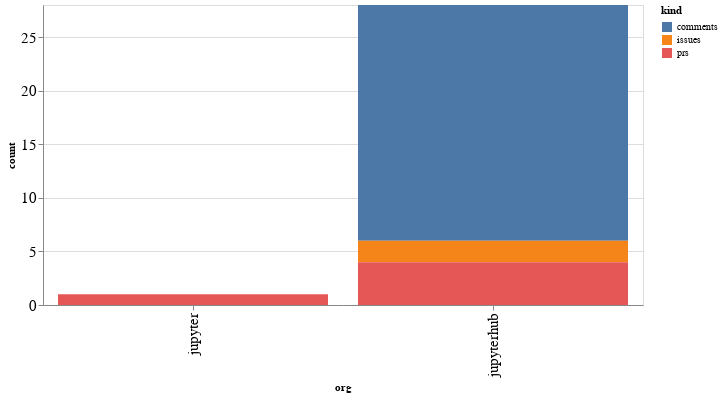

The notebook cell this image was saved under:
### Code cell
alt.Chart(org_summaries, width=600).mark_bar().encode(
    x='org',
    y='count',
    color='kind',
    tooltip="org"
)

### Figure 1 — Vega-Lite specification as saved in the notebook (floating-point values rounded to 4 significant figures)
{"config": {"axisLeft": {"labelFontSize": 15}, "axisBottom": {"labelFontSize": 15}}, "data": {"name": "data-68c8c97b5138cffd5ac4c0a225b1683d"}, "mark": "bar", "encoding": {"color": {"type": "nominal", "field": "kind"}, "tooltip": {"type": "nominal", "field": "org"}, "x": {"type": "nominal", "field": "org"}, "y": {"type": "quantitative", "field": "count"}}, "width": 600, "$schema": "https://vega.github.io/schema/vega-lite/v4.8.1.json", "datasets": {"data-68c8c97b5138cffd5ac4c0a225b1683d": [{"org": "jupyter", "kind": "prs", "count": 1}, {"org": "jupyterhub", "kind": "comments", "count": 22}, {"org": "jupyterhub", "kind": "issues", "count": 2}, {"org": "jupyterhub", "kind": "prs", "count": 4}]}}
